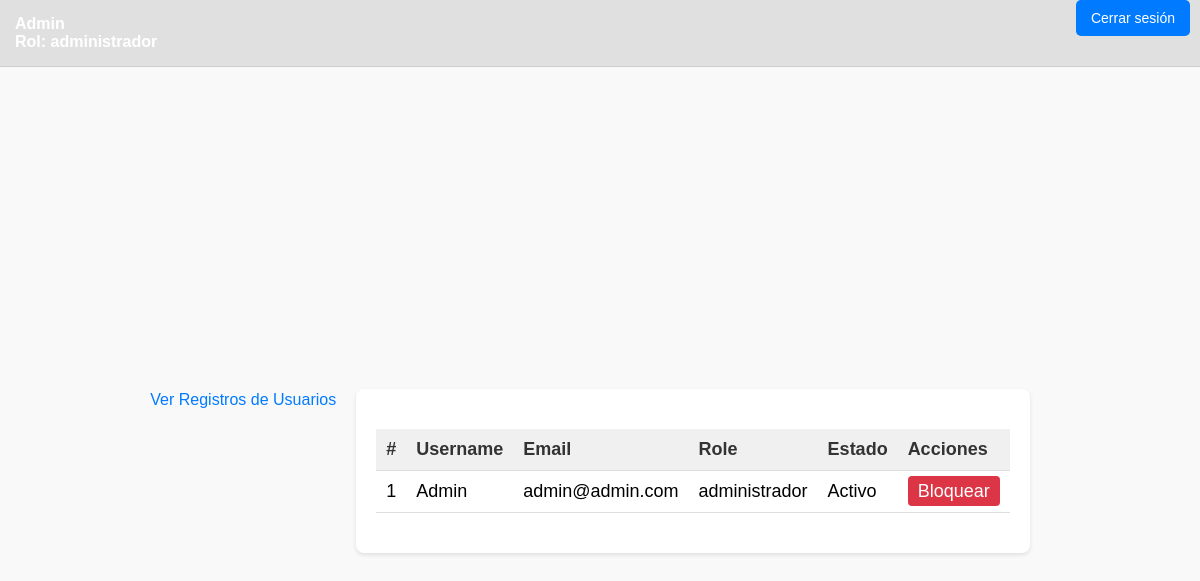
Page /admin_dashboard.php (signed in) on the committed database.
### tables this page shows
CREATE TABLE `users` (
  `id` int(11) NOT NULL,
  `username` varchar(50) NOT NULL,
  `email` varchar(100) NOT NULL,
  `password` varchar(255) NOT NULL,
  `role` enum('usuario','administrador') DEFAULT 'usuario',
  `created_at` timestamp NOT NULL DEFAULT current_timestamp(),
  `is_active` tinyint(1) DEFAULT 1
);

### admin_dashboard.php (the view, shortened to what this page needs)
<?php
include 'db.php';
$stmt = $pdo->query("SELECT id, username, email, is_active, role FROM users");
$users = $stmt->fetchAll(PDO::FETCH_ASSOC);
?>
<!DOCTYPE html>
<html lang="es">
<a href="log.php">Ver Registros de Usuarios</a>
<head>
    <link rel="stylesheet" href="styles.css">
</head>
<body>
    <header class="header">
        <div class="user-info">
            <?php echo htmlspecialchars($_SESSION['username']); ?><br>
            Rol: <?php echo htmlspecialchars($_SESSION['role']); ?>
        </div>
        <div class="logout">
            <a href="logout.php" class="logout-btn">Cerrar sesión</a>
        </div>
    </header>
    <div class="table-container">
        <table>
            <thead>
                <tr>
                    <th>#</th>
                    <th>Username</th>
                    <th>Email</th>
                    <th>Role</th>
                    <th>Estado</th>
                    <th>Acciones</th>
                </tr>
            </thead>
            <tbody>
                <?php foreach ($users as $user): ?>
                    <tr>
                        <td><?php echo htmlspecialchars($user['id']); ?></td>
                        <td><?php echo htmlspecialchars($user['username']); ?></td>
                        <td><?php echo htmlspecialchars($user['email']); ?></td>
                        <td><?php echo htmlspecialchars($user['role']); ?></td>
                        <td><?php echo $user['is_active'] ? 'Activo' : 'Bloqueado'; ?></td>
                        <td>
                            <a href="admin_dashboard.php?toggle_active=1&id=<?php echo $user['id']; ?>"
                                class="<?php echo $user['is_active'] ? 'deactivate-btn' : 'activate-btn'; ?>">
                                <?php echo $user['is_active'] ? 'Bloquear' : 'Activar'; ?>
                            </a>
                        </td>
                    </tr>
                <?php endforeach; ?>
            </tbody>
        </table>
    </div>
</body>
</html>

### styles.css (style rules this page uses)
body { font-family: Arial, sans-serif; background-color: #f0f0f0; display: flex; justify-content: center; align-items: center; height: 100vh; margin: 0; }
a { color: #007BFF; text-decoration: none; }
table { width: 100%; border-collapse: collapse; margin: 20px 0; font-size: 18px; text-align: left; }
th, td { padding: 12px; border-bottom: 1px solid #ddd; }
th { background-color: #f8f8f8; color: #333; }
body { font-family: Arial, sans-serif; margin: 0; padding: 0; background-color: #f9f9f9; }
.header { background-color: #343a40; color: #fff; padding: 15px; display: flex; justify-content: space-between; align-items: center; }
.header a { color: #fff; text-decoration: none; }
.header .user-info { font-size: 16px; font-weight: bold; }
.header .logout { font-size: 14px; }
.table-container { margin: 20px; background-color: #fff; padding: 20px; border-radius: 8px; box-shadow: 0 2px 4px rgba(0, 0, 0, 0.1); position: relative; top: 71px; }
table { width: 100%; border-collapse: collapse; }
th, td { padding: 10px; text-align: left; border-bottom: 1px solid #ddd; }
th { background-color: #f0f0f0; }
.deactivate-btn { padding: 5px 10px; color: #fff; background-color: #dc3545; text-decoration: none; border-radius: 4px; }
.header { background-color: #f0f0f0; padding: 15px; display: flex; justify-content: space-between; align-items: center; }
.logout { position: absolute; top: 10px; right: 10px; }
.logout-btn { padding: 10px 15px; background-color: #007bff; color: white; text-decoration: none; border-radius: 5px; font-size: 14px; }

### admin_dashboard.php (style rules this page uses)
.header { background-color: #f0f0f0; padding: 15px; display: flex; justify-content: space-between; align-items: center; }
.user-info { font-size: 16px; font-weight: bold; }
.logout { font-size: 14px; }
.table-container { margin-top: 20px; }
table { width: 100%; border-collapse: collapse; }
th, td { padding: 10px; text-align: left; border-bottom: 1px solid #ddd; }
th { background-color: #f0f0f0; }
.deactivate-btn { padding: 5px 10px; color: #fff; background-color: #dc3545; text-decoration: none; border-radius: 4px; }
.header { width: 100%; background-color: #e0e0e0; padding: 15px; display: flex; justify-content: space-between; align-items: center; box-sizing: border-box; border-bottom: 1px solid #ccc; position: fixed; z-index: 10; top: 0; left: 0; }

### rows in the picture
users: id "1", username "Admin", email "admin@admin.com", role "administrador", is_active "Activo"

### other values in the picture
$_SESSION['username'] "Admin"
$_SESSION['role'] "administrador"
